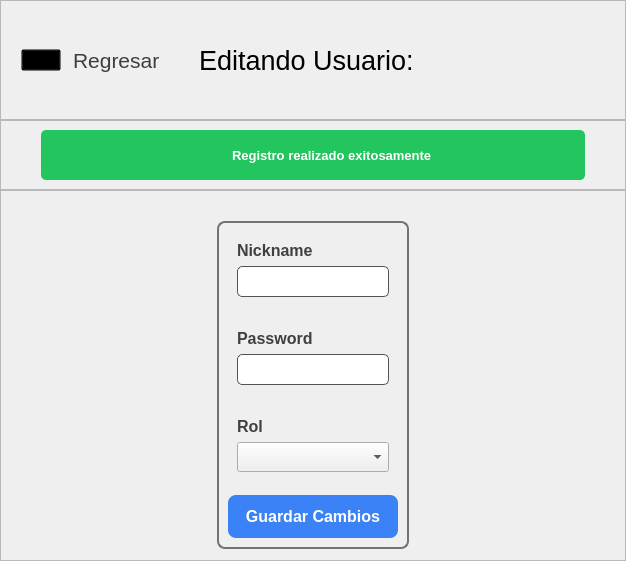
            <widget class="QWidget" name="pagEditarUsuario">
             <layout class="QVBoxLayout" name="verticalLayout_26">
              <property name="spacing">
               <number>0</number>
              </property>
              <property name="leftMargin">
               <number>0</number>
              </property>
              <property name="topMargin">
               <number>0</number>
              </property>
              <property name="rightMargin">
               <number>0</number>
              </property>
              <property name="bottomMargin">
               <number>0</number>
              </property>
              <item alignment="Qt::AlignTop">
               <widget class="QFrame" name="frame_37">
                <property name="sizePolicy">
                 <sizepolicy hsizetype="Preferred" vsizetype="Expanding">
                  <horstretch>0</horstretch>
                  <verstretch>0</verstretch>
                 </sizepolicy>
                </property>
                <property name="minimumSize">
                 <size>
                  <width>0</width>
                  <height>120</height>
                 </size>
                </property>
                <property name="frameShape">
                 <enum>QFrame::StyledPanel</enum>
                </property>
                <property name="frameShadow">
                 <enum>QFrame::Raised</enum>
                </property>
                <layout class="QHBoxLayout" name="horizontalLayout_20">
                 <property name="spacing">
                  <number>12</number>
                 </property>
                 <property name="leftMargin">
                  <number>20</number>
                 </property>
                 <property name="topMargin">
                  <number>20</number>
                 </property>
                 <property name="rightMargin">
                  <number>20</number>
                 </property>
                 <property name="bottomMargin">
                  <number>20</number>
                 </property>
                 <item alignment="Qt::AlignLeft">
                  <widget class="QPushButton" name="btnRegresarAUsuarios2">
                   <property name="cursor">
                    <cursorShape>PointingHandCursor</cursorShape>
                   </property>
                   <property name="styleSheet">
                    <string notr="true">QPushButton{
	background-color: transparent;
}</string>
                   </property>
                   <property name="text">
                    <string/>
                   </property>
                   <property name="icon">
                    <iconset>
                     <normaloff>img/back.svg</normaloff>img/back.svg</iconset>
                   </property>
                   <property name="iconSize">
                    <size>
                     <width>30</width>
                     <height>30</height>
                    </size>
                   </property>
                  </widget>
                 </item>
                 <item>
                  <widget class="QLabel" name="lblRegresarAgUsuarios2">
                   <property name="sizePolicy">
                    <sizepolicy hsizetype="Preferred" vsizetype="Expanding">
                     <horstretch>0</horstretch>
                     <verstretch>0</verstretch>
                    </sizepolicy>
                   </property>
                   <property name="font">
                    <font>
                     <family>Arial</family>
                     <pointsize>16</pointsize>
                    </font>
                   </property>
                   <property name="cursor">
                    <cursorShape>PointingHandCursor</cursorShape>
                   </property>
                   <property name="styleSheet">
                    <string notr="true">QLabel{
	color: #3E3E3E;
}</string>
                   </property>
                   <property name="text">
                    <string>Regresar</string>
                   </property>
                  </widget>
                 </item>
                 <item>
                  <widget class="QLabel" name="label_18">
                   <property name="font">
                    <font>
                     <family>Arial</family>
                     <pointsize>20</pointsize>
                    </font>
                   </property>
                   <property name="styleSheet">
                    <string notr="true">QLabel{
	margin-left: 20px;
}</string>
                   </property>
                   <property name="text">
                    <string>Editando Usuario: </string>
                   </property>
                  </widget>
                 </item>
                 <item>
                  <widget class="QLabel" name="lblEditarUsuarioActual">
                   <property name="font">
                    <font>
                     <family>Arial</family>
                     <pointsize>20</pointsize>
                    </font>
                   </property>
                   <property name="text">
                    <string/>
                   </property>
                  </widget>
                 </item>
                 <item>
                  <spacer name="horizontalSpacer_15">
                   <property name="orientation">
                    <enum>Qt::Horizontal</enum>
                   </property>
                   <property name="sizeHint" stdset="0">
                    <size>
                     <width>40</width>
                     <height>20</height>
                    </size>
                   </property>
                  </spacer>
                 </item>
                </layout>
               </widget>
              </item>
              <item alignment="Qt::AlignTop">
               <widget class="QFrame" name="frame_36">
                <property name="minimumSize">
                 <size>
                  <width>0</width>
                  <height>70</height>
                 </size>
                </property>
                <property name="maximumSize">
                 <size>
                  <width>16777215</width>
                  <height>264</height>
                 </size>
                </property>
                <property name="frameShape">
                 <enum>QFrame::StyledPanel</enum>
                </property>
                <property name="frameShadow">
                 <enum>QFrame::Raised</enum>
                </property>
                <layout class="QHBoxLayout" name="horizontalLayout_18">
                 <property name="leftMargin">
                  <number>40</number>
                 </property>
                 <property name="rightMargin">
                  <number>40</number>
                 </property>
                 <item>
                  <widget class="QFrame" name="lblEditarUsuario">
                   <property name="styleSheet">
                    <string notr="true">QFrame{
	background-color: #22c55e;
	border-radius: 5px;
}</string>
                   </property>
                   <property name="frameShape">
                    <enum>QFrame::StyledPanel</enum>
                   </property>
                   <property name="frameShadow">
                    <enum>QFrame::Raised</enum>
                   </property>
                   <layout class="QHBoxLayout" name="horizontalLayout_19">
                    <item>
                     <spacer name="horizontalSpacer_13">
                      <property name="orientation">
                       <enum>Qt::Horizontal</enum>
                      </property>
                      <property name="sizeHint" stdset="0">
                       <size>
                        <width>40</width>
                        <height>20</height>
                       </size>
                      </property>
                     </spacer>
                    </item>
                    <item>
                     <widget class="QPushButton" name="lblIconoEditarUsuario">
                      <property name="minimumSize">
                       <size>
                        <width>30</width>
                        <height>30</height>
                       </size>
                      </property>
                      <property name="styleSheet">
                       <string notr="true">QPushButton{
	background-color: transparent;
	border: none;
}</string>
                      </property>
                      <property name="text">
                       <string/>
                      </property>
                      <property name="icon">
                       <iconset>
                        <normaloff>img/check.svg</normaloff>img/check.svg</iconset>
                      </property>
                      <property name="iconSize">
                       <size>
                        <width>30</width>
                        <height>30</height>
                       </size>
                      </property>
                     </widget>
                    </item>
                    <item>
                     <widget class="QLabel" name="lblMsjEditarUsuario">
                      <property name="font">
                       <font>
                        <family>Arial</family>
                        <pointsize>10</pointsize>
                        <weight>75</weight>
                        <bold>true</bold>
                       </font>
                      </property>
                      <property name="styleSheet">
                       <string notr="true">QLabel{
	color: #fff;
}</string>
                      </property>
                      <property name="text">
                       <string>Registro realizado exitosamente</string>
                      </property>
                     </widget>
                    </item>
                    <item>
                     <spacer name="horizontalSpacer_14">
                      <property name="orientation">
                       <enum>Qt::Horizontal</enum>
                      </property>
                      <property name="sizeHint" stdset="0">
                       <size>
                        <width>40</width>
                        <height>20</height>
                       </size>
                      </property>
                     </spacer>
                    </item>
                   </layout>
                  </widget>
                 </item>
                </layout>
               </widget>
              </item>
              <item>
               <widget class="QFrame" name="frame_27">
                <property name="sizePolicy">
                 <sizepolicy hsizetype="Preferred" vsizetype="Expanding">
                  <horstretch>0</horstretch>
                  <verstretch>0</verstretch>
                 </sizepolicy>
                </property>
                <property name="frameShape">
                 <enum>QFrame::StyledPanel</enum>
                </property>
                <property name="frameShadow">
                 <enum>QFrame::Raised</enum>
                </property>
                <layout class="QGridLayout" name="gridLayout_13">
                 <property name="topMargin">
                  <number>30</number>
                 </property>
                 <item row="0" column="0">
                  <spacer name="horizontalSpacer_11">
                   <property name="orientation">
                    <enum>Qt::Horizontal</enum>
                   </property>
                   <property name="sizeHint" stdset="0">
                    <size>
                     <width>207</width>
                     <height>20</height>
                    </size>
                   </property>
                  </spacer>
                 </item>
                 <item row="0" column="1">
                  <widget class="QFrame" name="frame_32">
                   <property name="sizePolicy">
                    <sizepolicy hsizetype="Preferred" vsizetype="Preferred">
                     <horstretch>0</horstretch>
                     <verstretch>0</verstretch>
                    </sizepolicy>
                   </property>
                   <property name="minimumSize">
                    <size>
                     <width>0</width>
                     <height>0</height>
                    </size>
                   </property>
                   <property name="sizeIncrement">
                    <size>
                     <width>0</width>
                     <height>0</height>
                    </size>
                   </property>
                   <property name="styleSheet">
                    <string notr="true">QFrame{
	border: 2px solid #737373;
	border-radius: 8px;
}</string>
                   </property>
                   <property name="frameShape">
                    <enum>QFrame::StyledPanel</enum>
                   </property>
                   <property name="frameShadow">
                    <enum>QFrame::Raised</enum>
                   </property>
                   <layout class="QVBoxLayout" name="verticalLayout_22">
                    <property name="spacing">
                     <number>14</number>
                    </property>
                    <item alignment="Qt::AlignTop">
                     <widget class="QFrame" name="frame_33">
                      <property name="styleSheet">
                       <string notr="true">QFrame{
	border: none;
}</string>
                      </property>
                      <property name="frameShape">
                       <enum>QFrame::StyledPanel</enum>
                      </property>
                      <property name="frameShadow">
                       <enum>QFrame::Raised</enum>
                      </property>
                      <layout class="QVBoxLayout" name="verticalLayout_23">
                       <item alignment="Qt::AlignTop">
                        <widget class="QLabel" name="label_15">
                         <property name="font">
                          <font>
                           <family>Arial</family>
                           <pointsize>12</pointsize>
                           <weight>75</weight>
                           <bold>true</bold>
                          </font>
                         </property>
                         <property name="styleSheet">
                          <string notr="true">QLabel{
	color: #404040;
}</string>
                         </property>
                         <property name="text">
                          <string>Nickname</string>
                         </property>
                        </widget>
                       </item>
                       <item>
                        <widget class="QLineEdit" name="inpEditarNick">
                         <property name="minimumSize">
                          <size>
                           <width>0</width>
                           <height>30</height>
                          </size>
                         </property>
                         <property name="font">
                          <font>
                           <family>Arial</family>
                           <pointsize>12</pointsize>
                          </font>
                         </property>
                         <property name="styleSheet">
                          <string notr="true">QLineEdit{
	padding: 4px;
	border-radius: 5px;
	border: 1px solid #57534e;
	color: #404040;
	padding-left: 5px;
	padding-right: 5px;
}</string>
                         </property>
                         <property name="text">
                          <string/>
                         </property>
                        </widget>
                       </item>
                      </layout>
                     </widget>
                    </item>
                    <item alignment="Qt::AlignTop">
                     <widget class="QFrame" name="frame_34">
                      <property name="styleSheet">
                       <string notr="true">QFrame{
	border: none;
}</string>
                      </property>
                      <property name="frameShape">
                       <enum>QFrame::StyledPanel</enum>
                      </property>
                      <property name="frameShadow">
                       <enum>QFrame::Raised</enum>
                      </property>
                      <layout class="QVBoxLayout" name="verticalLayout_24">
                       <item alignment="Qt::AlignTop">
                        <widget class="QLabel" name="label_16">
                         <property name="font">
                          <font>
                           <family>Arial</family>
                           <pointsize>12</pointsize>
                           <weight>75</weight>
                           <bold>true</bold>
                          </font>
                         </property>
                         <property name="styleSheet">
                          <string notr="true">QLabel{
	color: #404040;
}</string>
                         </property>
                         <property name="text">
                          <string>Password</string>
                         </property>
                        </widget>
                       </item>
                       <item>
                        <widget class="QLineEdit" name="inpEditarPass">
                         <property name="minimumSize">
                          <size>
                           <width>0</width>
                           <height>30</height>
                          </size>
                         </property>
                         <property name="font">
                          <font>
                           <family>Arial</family>
                           <pointsize>12</pointsize>
                          </font>
                         </property>
                         <property name="styleSheet">
                          <string notr="true">QLineEdit{
	padding: 4px;
	border-radius: 5px;
	border: 1px solid #57534e;
	color: #404040;
	padding-left: 5px;
	padding-right: 5px;
}</string>
                         </property>
                        </widget>
                       </item>
                      </layout>
                     </widget>
                    </item>
                    <item>
                     <widget class="QFrame" name="frame_35">
                      <property name="styleSheet">
                       <string notr="true">QFrame{
	border: none;
}</string>
                      </property>
                      <property name="frameShape">
                       <enum>QFrame::StyledPanel</enum>
                      </property>
                      <property name="frameShadow">
                       <enum>QFrame::Raised</enum>
                      </property>
                      <layout class="QVBoxLayout" name="verticalLayout_25">
                       <item alignment="Qt::AlignTop">
                        <widget class="QLabel" name="label_17">
                         <property name="font">
                          <font>
                           <family>Arial</family>
                           <pointsize>12</pointsize>
                           <weight>75</weight>
                           <bold>true</bold>
                          </font>
                         </property>
                         <property name="styleSheet">
                          <string notr="true">QLabel{
	color: #404040;
}</string>
                         </property>
                         <property name="text">
                          <string>Rol</string>
                         </property>
                        </widget>
                       </item>
                       <item>
                        <widget class="QComboBox" name="inpEditarRol">
                         <property name="minimumSize">
                          <size>
                           <width>0</width>
                           <height>30</height>
                          </size>
                         </property>
                         <property name="font">
                          <font>
                           <family>Arial</family>
                           <pointsize>12</pointsize>
                          </font>
                         </property>
                         <property name="layoutDirection">
                          <enum>Qt::LeftToRight</enum>
                         </property>
                         <property name="styleSheet">
                          <string notr="true"/>
                         </property>
                        </widget>
                       </item>
                      </layout>
                     </widget>
                    </item>
                    <item>
                     <widget class="QPushButton" name="btnEditarSubmit">
                      <property name="font">
                       <font>
                        <family>Arial</family>
                        <pointsize>12</pointsize>
                        <weight>75</weight>
                        <bold>true</bold>
                       </font>
                      </property>
                      <property name="cursor">
                       <cursorShape>PointingHandCursor</cursorShape>
                      </property>
                      <property name="styleSheet">
                       <string notr="true">QPushButton{
	background-color: #3b82f6;
	padding: 12px;
	border-radius: 8px;
	color: #fff;
}
QPushButton::hover{
	background-color: #2563eb;
}</string>
                      </property>
                      <property name="text">
                       <string>Guardar Cambios</string>
                      </property>
                     </widget>
                    </item>
                   </layout>
                  </widget>
                 </item>
                 <item row="0" column="2">
                  <spacer name="horizontalSpacer_12">
                   <property name="orientation">
                    <enum>Qt::Horizontal</enum>
                   </property>
                   <property name="sizeHint" stdset="0">
                    <size>
                     <width>207</width>
                     <height>20</height>
                    </size>
                   </property>
                  </spacer>
                 </item>
                 <item row="1" column="1">
                  <spacer name="verticalSpacer_4">
                   <property name="orientation">
                    <enum>Qt::Vertical</enum>
                   </property>
                   <property name="sizeHint" stdset="0">
                    <size>
                     <width>20</width>
                     <height>2</height>
                    </size>
                   </property>
                  </spacer>
                 </item>
                </layout>
               </widget>
              </item>
             </layout>
            </widget>
